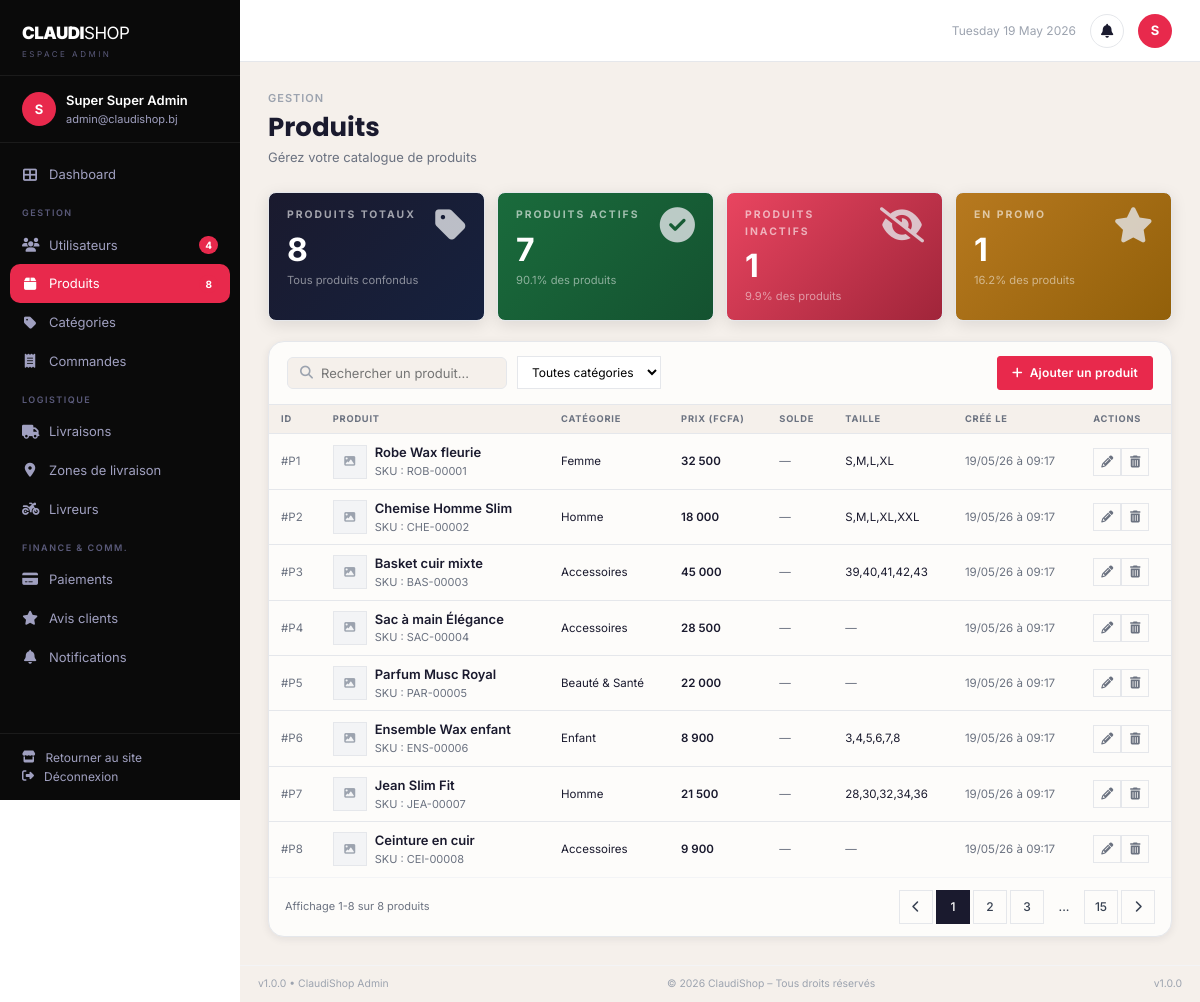
/admin/produits.php (signed in), run on the app's committed database.
### tables this page shows
CREATE TABLE `produit` (
  `id`              INT UNSIGNED NOT NULL AUTO_INCREMENT,
  `nom`             VARCHAR(200) NOT NULL,
  `description`     TEXT DEFAULT NULL,
  `prix`            DECIMAL(12,2) NOT NULL,
  `prix_promo`      DECIMAL(12,2) DEFAULT NULL,
  `stock`           INT NOT NULL DEFAULT 0,
  `qte_min`         INT NOT NULL DEFAULT 1,
  `qte_alerte`      INT NOT NULL DEFAULT 5,
  `sku`             VARCHAR(50) DEFAULT NULL UNIQUE,
  `categorie_id`    INT UNSIGNED NOT NULL,
  `statut`          TINYINT(1) NOT NULL DEFAULT 1,
  `afficher_details` TINYINT(1) NOT NULL DEFAULT 1,
  `mode_paiement`   ENUM('mtn','moov','tous') NOT NULL DEFAULT 'tous',
  `taille_disponible` VARCHAR(100) DEFAULT NULL,
  `couleur`         VARCHAR(100) DEFAULT NULL,
  `matiere`         VARCHAR(100) DEFAULT NULL,
  `photo`           VARCHAR(255) DEFAULT NULL,
  `date_creation`   DATETIME NOT NULL DEFAULT CURRENT_TIMESTAMP,
  `updated_at`      DATETIME NOT NULL DEFAULT CURRENT_TIMESTAMP ON UPDATE CURRENT_TIMESTAMP,
  PRIMARY KEY (`id`),
  KEY `idx_categorie` (`categorie_id`),
  KEY `idx_statut` (`statut`),
  CONSTRAINT `fk_produit_categorie` FOREIGN KEY (`categorie_id`) REFERENCES `categorie` (`id`) ON DELETE RESTRICT
);

CREATE TABLE `categorie` (
  `id`          INT UNSIGNED NOT NULL AUTO_INCREMENT,
  `nom`         VARCHAR(100) NOT NULL,
  `description` TEXT DEFAULT NULL,
  `image`       VARCHAR(255) DEFAULT NULL,
  `statut`      TINYINT(1) NOT NULL DEFAULT 1,
  `date_creation` DATETIME NOT NULL DEFAULT CURRENT_TIMESTAMP,
  `updated_at`  DATETIME NOT NULL DEFAULT CURRENT_TIMESTAMP ON UPDATE CURRENT_TIMESTAMP,
  PRIMARY KEY (`id`)
);

### config/database.php (called while the page is built, shortened)
<?php
class Database {
    private static $instance = null;
    private $pdo;
    private function __construct() {
        $host = 'localhost';
        $dbname = 'claudishop';
        $username = 'root';
        $password = '';
        try {
            $this->pdo = new PDO(
                "mysql:host=$host;dbname=$dbname;charset=utf8mb4",
                $username,
                $password,
                [
                    PDO::ATTR_ERRMODE => PDO::ERRMODE_EXCEPTION,
                    PDO::ATTR_DEFAULT_FETCH_MODE => PDO::FETCH_ASSOC,
                    PDO::ATTR_EMULATE_PREPARES => false
                ]
            );
        } catch (PDOException $e) {
            die("Erreur de connexion à la base de données.");
        }
    }
    public static function getInstance() {
        if (self::$instance === null) {
            self::$instance = new self();
        }
        return self::$instance;
    }
    public function getConnection() {
        return $this->pdo;
    }
}

### classes/Produit.php (called while the page is built, shortened)
<?php
require_once __DIR__ . '/../config/database.php';
class Produit {
    private $db;
    public function __construct() {
        $this->db = Database::getInstance()->getConnection();
    }
    public function getAll() {
        $stmt = $this->db->query("SELECT p.*, c.nom as categorie_nom FROM produit p LEFT JOIN categorie c ON p.categorie_id = c.id ORDER BY p.date_creation DESC");
        return $stmt->fetchAll();
    }
    public function getNombre() {
        return $this->db->query("SELECT COUNT(*) FROM produit")->fetchColumn();
    }
}

### config/config.php (called while the page is built, shortened)
<?php
function securiser($data) {
    return htmlspecialchars(trim($data), ENT_QUOTES, 'UTF-8');
}
function verifierUtilisateurExiste() {
    require_once __DIR__ . '/../config/database.php';
}
function nettoyerInvite() {
    if (empty($_SESSION['user_id']) || empty($_SESSION['guest_converted'])) {
        return;
    }
    require_once __DIR__ . '/../config/database.php';
}

### admin/produits.php (the view, shortened to what this page needs)
<?php
require_once __DIR__ . '/../config/config.php';
require_once __DIR__ . '/../classes/Produit.php';
$produitObj = new Produit();
$search = isset($_GET['q']) ? securiser($_GET['q']) : '';
if ($search) {
    $produits = $produitObj->search($search);
    $nbTotal = count($produits);
} else {
    $produits = $produitObj->getAll();
    $nbTotal = $produitObj->getNombre();
}
require_once __DIR__ . '/../includes/header.php';
?>
<div class="dashboard-layout">
<?php require_once __DIR__ . '/../includes/admin_sidebar.php'; ?>
<div class="dash-main">
<?php require_once __DIR__ . '/../includes/admin_topbar.php'; ?>
<div class="dash-content">
    <div class="dash-page-header">
        <div class="dash-page-label">Gestion</div>
        <h1 class="dash-page-title">Produits</h1>
        <p class="dash-page-sub">Gérez votre catalogue de produits</p>
    </div>
    <div class="kpi-grid">
        <div class="kpi-card kpi-card--navy"><div><div class="kpi-label">Produits totaux</div><div class="kpi-value"><?= $nbTotal ?></div><div class="kpi-sub text-muted">Tous produits confondus</div></div><i class="fas fa-tag kpi-icon"></i></div>
        <div class="kpi-card kpi-card--green"><div><div class="kpi-label">Produits actifs</div><div class="kpi-value"><?= round($nbTotal * 0.9) ?></div><div class="kpi-sub text-muted">90.1% des produits</div></div><i class="fas fa-check-circle kpi-icon"></i></div>
        <div class="kpi-card kpi-card--red"><div><div class="kpi-label">Produits inactifs</div><div class="kpi-value"><?= round($nbTotal * 0.1) ?></div><div class="kpi-sub text-muted">9.9% des produits</div></div><i class="fas fa-eye-slash kpi-icon"></i></div>
        <div class="kpi-card kpi-card--amber"><div><div class="kpi-label">En promo</div><div class="kpi-value"><?= round($nbTotal * 0.16) ?></div><div class="kpi-sub text-muted">16.2% des produits</div></div><i class="fas fa-star kpi-icon"></i></div>
    </div>
    <div class="table-card">
        <div class="table-card-header">
            <div class="flex gap-3 items-center flex-wrap" style="gap:10px;">
                <div class="dash-topbar-search" style="max-width:220px;flex:none;">
                    <i class="fas fa-search"></i>
                    <input type="text" placeholder="Rechercher un produit..." id="searchProd">
                </div>
                <select class="sort-select">
                    <option>Toutes catégories</option>
                </select>
            </div>
            <div class="flex gap-2">
                <a href="#" class="btn btn-dark btn-sm" onclick="document.getElementById('modalAjouterProduit').style.display='flex'"><i class="fas fa-plus"></i> Ajouter un produit</a>
            </div>
        </div>
        <table>
            <thead>
                <tr>
                    <th>ID</th>
                    <th>Produit</th>
                    <th>Catégorie</th>
                    <th>Prix (FCFA)</th>
                    <th>Solde</th>
                    <th>Taille</th>
                    <th>Créé le</th>
                    <th>Actions</th>
                </tr>
            </thead>
            <tbody>
            <?php if (empty($produits)): ?>
            <tr><td colspan="8" style="text-align:center;padding:32px;color:var(--gray-400);">Aucun produit.</td></tr>
            <?php else: foreach ($produits as $prod): ?>
            <tr>
                <td class="text-xs text-muted">#P<?= $prod['id'] ?></td>
                <td>
                    <div class="flex gap-2 items-center">
                        <div class="admin-thumb" <?php if (!empty($prod['photo'])): ?>style="background-image:url('<?= UPLOADS_URL ?>/<?= $prod['photo'] ?>');background-size:cover;background-position:center;"<?php endif; ?>><?php if (empty($prod['photo'])): ?><i class="fas fa-image"></i><?php endif; ?></div>
                        <div>
                            <div class="text-sm font-semibold"><?= securiser($prod['nom']) ?></div>
                            <div class="text-xs text-muted">SKU : <?= strtoupper(substr($prod['nom'],0,3)) ?>-<?= str_pad($prod['id'],5,'0',STR_PAD_LEFT) ?></div>
                        </div>
                    </div>
                </td>
                <td class="text-sm"><?= securiser($prod['categorie_nom'] ?? '—') ?></td>
                <td class="text-sm font-semibold"><?= number_format($prod['prix'],0,',',' ') ?></td>
                <td class="text-sm"><?php if (!empty($prod['solde_prix']) && $prod['solde_prix'] > 0): ?><span class="badge badge-danger">-<?= round((1 - $prod['solde_prix']/$prod['prix'])*100) ?>%</span><?php else: ?><span class="text-muted">—</span><?php endif; ?></td>
                <td class="text-sm"><?= !empty($prod['taille_disponible']) ? securiser($prod['taille_disponible']) : '<span class="text-muted">—</span>' ?></td>
                <td class="text-xs text-muted"><?= date('d/m/y \à H:i', strtotime($prod['date_ajout'] ?? 'now')) ?></td>
                <td>
                    <div class="flex gap-1">
                        <a href="<?= BASE_URL ?>/admin/produits/modifier.php?id=<?= $prod['id'] ?>" class="action-btn" title="Modifier"><i class="fas fa-pencil-alt"></i></a>
                        <form method="POST" onsubmit="return confirm('Supprimer ce produit ?')" style="display:inline;">
            <button class="action-btn danger" title="Supprimer"><i class="fas fa-trash-alt"></i></button>
        </form>
                    </div>
                </td>
            </tr>
            <?php endforeach; endif; ?>
            </tbody>
        </table>
        <div style="padding:12px 16px;border-top:1px solid var(--gray-100);display:flex;justify-content:space-between;align-items:center;">
            <span class="text-xs text-muted">Affichage 1-<?= min(count($produits),10) ?> sur <?= $nbTotal ?> produits</span>
            <div class="pagination" style="margin-top:0;">
                <a href="#" class="page-btn"><i class="fas fa-chevron-left"></i></a>
                <a href="#" class="page-btn active">1</a>
                <a href="#" class="page-btn">2</a>
                <a href="#" class="page-btn">3</a>
                <span class="page-btn" style="border:none;">...</span>
                <a href="#" class="page-btn">15</a>
                <a href="#" class="page-btn"><i class="fas fa-chevron-right"></i></a>
            </div>
        </div>
    </div>
</div>
<div class="dash-footer"><span>v1.0.0 &bull; ClaudiShop Admin</span><span>&copy; <?= date('Y') ?> ClaudiShop &ndash; Tous droits réservés</span><span>v1.0.0</span></div>
</div>
</div>
</body></html>

### data on the page
produit: id "1", nom "Robe Wax fleurie", nom "ROB", id "00001", categorie.nom "Femme", prix "32 500", taille_disponible "S,M,L,XL", date_ajout "19/05/26 à 09:17"
produit: id "2", nom "Chemise Homme Slim", nom "CHE", id "00002", categorie.nom "Homme", prix "18 000", taille_disponible "S,M,L,XL,XXL", date_ajout "19/05/26 à 09:17"
produit: id "3", nom "Basket cuir mixte", nom "BAS", id "00003", categorie.nom "Accessoires", prix "45 000", taille_disponible "39,40,41,42,43", date_ajout "19/05/26 à 09:17"
produit: id "4", nom "Sac à main Élégance", nom "SAC", id "00004", categorie.nom "Accessoires", prix "28 500", date_ajout "19/05/26 à 09:17"
produit: id "5", nom "Parfum Musc Royal", nom "PAR", id "00005", categorie.nom "Beauté & Santé", prix "22 000", date_ajout "19/05/26 à 09:17"
produit: id "6", nom "Ensemble Wax enfant", nom "ENS", id "00006", categorie.nom "Enfant", prix "8 900", taille_disponible "3,4,5,6,7,8", date_ajout "19/05/26 à 09:17"
produit: id "7", nom "Jean Slim Fit", nom "JEA", id "00007", categorie.nom "Homme", prix "21 500", taille_disponible "28,30,32,34,36", date_ajout "19/05/26 à 09:17"
produit: id "8", nom "Ceinture en cuir", nom "CEI", id "00008", categorie.nom "Accessoires", prix "9 900", date_ajout "19/05/26 à 09:17"

### other printed values
$userInitialAdmin "S"
$adminName "Super Super Admin"
$adminEmail "admin@claudishop.bj"
$_nbUsers "4"
$_nbProduits "8"
$userInitialAdmin2 "S"
$nbTotal "8"
$nbTotal * 0.9 "7"
$nbTotal * 0.1 "1"
$nbTotal * 0.16 "1"
min(count($produits),10) "8"
